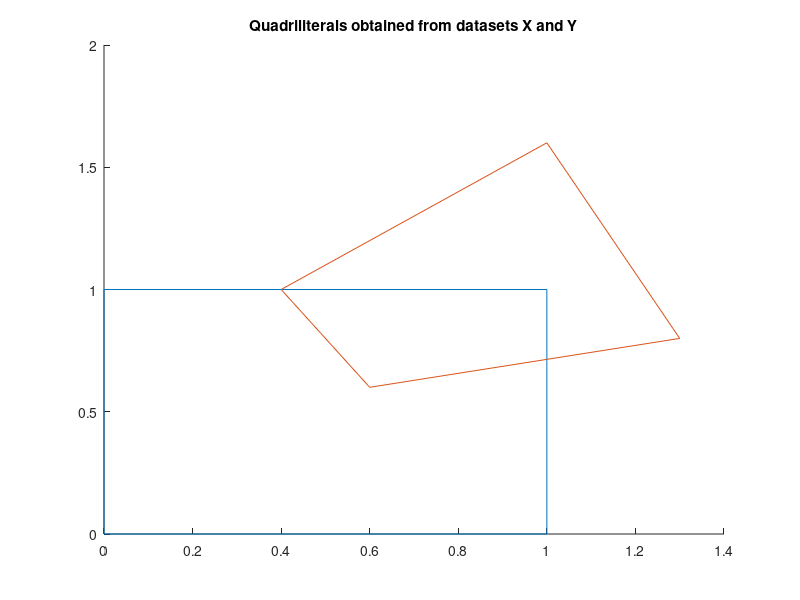

Write MATLAB code to recreate this figure.
x = [0, 0, 1, 1, 0];
y = [0, 1, 1, 0, 0];
x2 = [0.4, 0.6, 1.3, 1, 0.4];
y2 = [1, 0.6, 0.8, 1.6, 1];

hold all
title('Quadriliterals obtained from datasets X and Y');
plot(x, y);
plot(x2, y2);